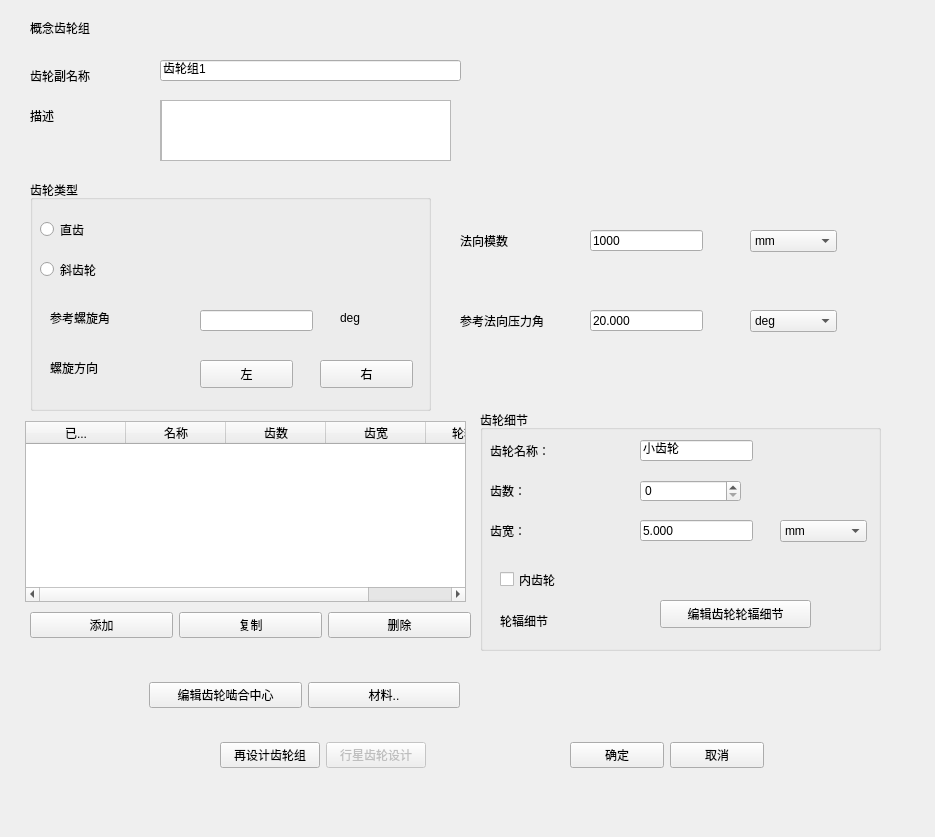
<?xml version="1.0" encoding="UTF-8"?>
<ui version="4.0">
 <class>GaiNian</class>
 <widget class="QWidget" name="GaiNian">
  <property name="geometry">
   <rect>
    <x>0</x>
    <y>0</y>
    <width>935</width>
    <height>837</height>
   </rect>
  </property>
  <property name="windowTitle">
   <string>Form</string>
  </property>
  <widget class="QLineEdit" name="lineEdit_4">
   <property name="geometry">
    <rect>
     <x>590</x>
     <y>310</y>
     <width>113</width>
     <height>21</height>
    </rect>
   </property>
   <property name="text">
    <string>20.000</string>
   </property>
  </widget>
  <widget class="QLabel" name="label_2">
   <property name="geometry">
    <rect>
     <x>30</x>
     <y>60</y>
     <width>81</width>
     <height>31</height>
    </rect>
   </property>
   <property name="text">
    <string>齿轮副名称</string>
   </property>
  </widget>
  <widget class="QLineEdit" name="lineEdit_6">
   <property name="geometry">
    <rect>
     <x>590</x>
     <y>230</y>
     <width>113</width>
     <height>21</height>
    </rect>
   </property>
   <property name="text">
    <string>1000</string>
   </property>
  </widget>
  <widget class="QGroupBox" name="groupBox">
   <property name="geometry">
    <rect>
     <x>30</x>
     <y>180</y>
     <width>401</width>
     <height>231</height>
    </rect>
   </property>
   <property name="title">
    <string>齿轮类型</string>
   </property>
   <widget class="QRadioButton" name="radioButton">
    <property name="geometry">
     <rect>
      <x>10</x>
      <y>40</y>
      <width>115</width>
      <height>19</height>
     </rect>
    </property>
    <property name="text">
     <string>直齿</string>
    </property>
   </widget>
   <widget class="QRadioButton" name="radioButton_2">
    <property name="geometry">
     <rect>
      <x>10</x>
      <y>80</y>
      <width>115</width>
      <height>19</height>
     </rect>
    </property>
    <property name="text">
     <string>斜齿轮</string>
    </property>
   </widget>
   <widget class="QLabel" name="label_4">
    <property name="geometry">
     <rect>
      <x>20</x>
      <y>130</y>
      <width>91</width>
      <height>16</height>
     </rect>
    </property>
    <property name="text">
     <string>参考螺旋角</string>
    </property>
   </widget>
   <widget class="QLabel" name="label_5">
    <property name="geometry">
     <rect>
      <x>20</x>
      <y>180</y>
      <width>191</width>
      <height>16</height>
     </rect>
    </property>
    <property name="text">
     <string>螺旋方向</string>
    </property>
   </widget>
   <widget class="QPushButton" name="leftButton">
    <property name="geometry">
     <rect>
      <x>170</x>
      <y>180</y>
      <width>93</width>
      <height>28</height>
     </rect>
    </property>
    <property name="text">
     <string>左</string>
    </property>
   </widget>
   <widget class="QPushButton" name="rightButton">
    <property name="geometry">
     <rect>
      <x>290</x>
      <y>180</y>
      <width>93</width>
      <height>28</height>
     </rect>
    </property>
    <property name="text">
     <string>右</string>
    </property>
   </widget>
   <widget class="QLineEdit" name="lineEdit">
    <property name="geometry">
     <rect>
      <x>170</x>
      <y>130</y>
      <width>113</width>
      <height>21</height>
     </rect>
    </property>
   </widget>
   <widget class="QLabel" name="label_6">
    <property name="geometry">
     <rect>
      <x>310</x>
      <y>130</y>
      <width>72</width>
      <height>15</height>
     </rect>
    </property>
    <property name="text">
     <string>deg</string>
    </property>
   </widget>
  </widget>
  <widget class="QScrollArea" name="scrollArea">
   <property name="geometry">
    <rect>
     <x>160</x>
     <y>100</y>
     <width>291</width>
     <height>61</height>
    </rect>
   </property>
   <property name="widgetResizable">
    <bool>true</bool>
   </property>
   <widget class="QWidget" name="scrollAreaWidgetContents">
    <property name="geometry">
     <rect>
      <x>0</x>
      <y>0</y>
      <width>289</width>
      <height>59</height>
     </rect>
    </property>
    <widget class="QTextEdit" name="textEdit">
     <property name="geometry">
      <rect>
       <x>0</x>
       <y>-4</y>
       <width>291</width>
       <height>71</height>
      </rect>
     </property>
     <property name="html">
      <string>&lt;!DOCTYPE HTML PUBLIC &quot;-//W3C//DTD HTML 4.0//EN&quot; &quot;http://www.w3.org/TR/REC-html40/strict.dtd&quot;&gt;
&lt;html&gt;&lt;head&gt;&lt;meta name=&quot;qrichtext&quot; content=&quot;1&quot; /&gt;&lt;meta charset=&quot;utf-8&quot; /&gt;&lt;style type=&quot;text/css&quot;&gt;
p, li { white-space: pre-wrap; }
hr { height: 1px; border-width: 0; }
li.unchecked::marker { content: &quot;\2610&quot;; }
li.checked::marker { content: &quot;\2612&quot;; }
&lt;/style&gt;&lt;/head&gt;&lt;body style=&quot; font-family:'Sans Serif'; font-size:9pt; font-weight:400; font-style:normal;&quot;&gt;
&lt;p style=&quot;-qt-paragraph-type:empty; margin-top:0px; margin-bottom:0px; margin-left:0px; margin-right:0px; -qt-block-indent:0; text-indent:0px; font-family:'SimSun';&quot;&gt;&lt;br /&gt;&lt;/p&gt;&lt;/body&gt;&lt;/html&gt;</string>
     </property>
    </widget>
   </widget>
  </widget>
  <widget class="QComboBox" name="comboBox">
   <property name="geometry">
    <rect>
     <x>750</x>
     <y>230</y>
     <width>87</width>
     <height>22</height>
    </rect>
   </property>
   <item>
    <property name="text">
     <string>mm</string>
    </property>
   </item>
   <item>
    <property name="text">
     <string>inch-1</string>
    </property>
   </item>
  </widget>
  <widget class="QComboBox" name="comboBox_2">
   <property name="geometry">
    <rect>
     <x>750</x>
     <y>310</y>
     <width>87</width>
     <height>22</height>
    </rect>
   </property>
   <item>
    <property name="text">
     <string>deg</string>
    </property>
   </item>
   <item>
    <property name="text">
     <string>rad</string>
    </property>
   </item>
   <item>
    <property name="text">
     <string>mrad</string>
    </property>
   </item>
   <item>
    <property name="text">
     <string>rev</string>
    </property>
   </item>
   <item>
    <property name="text">
     <string>grad</string>
    </property>
   </item>
  </widget>
  <widget class="QLineEdit" name="lineEdit_2">
   <property name="geometry">
    <rect>
     <x>160</x>
     <y>60</y>
     <width>301</width>
     <height>21</height>
    </rect>
   </property>
   <property name="text">
    <string>齿轮组1</string>
   </property>
  </widget>
  <widget class="QLabel" name="label_7">
   <property name="geometry">
    <rect>
     <x>30</x>
     <y>100</y>
     <width>91</width>
     <height>31</height>
    </rect>
   </property>
   <property name="text">
    <string>描述</string>
   </property>
  </widget>
  <widget class="QLabel" name="label_9">
   <property name="geometry">
    <rect>
     <x>460</x>
     <y>300</y>
     <width>141</width>
     <height>41</height>
    </rect>
   </property>
   <property name="text">
    <string>参考法向压力角</string>
   </property>
  </widget>
  <widget class="QLabel" name="label">
   <property name="geometry">
    <rect>
     <x>30</x>
     <y>20</y>
     <width>91</width>
     <height>16</height>
    </rect>
   </property>
   <property name="text">
    <string>概念齿轮组</string>
   </property>
  </widget>
  <widget class="QLabel" name="label_8">
   <property name="geometry">
    <rect>
     <x>460</x>
     <y>220</y>
     <width>141</width>
     <height>41</height>
    </rect>
   </property>
   <property name="text">
    <string>法向模数</string>
   </property>
  </widget>
  <widget class="QGroupBox" name="groupBox_2">
   <property name="geometry">
    <rect>
     <x>480</x>
     <y>410</y>
     <width>401</width>
     <height>241</height>
    </rect>
   </property>
   <property name="title">
    <string>齿轮细节</string>
   </property>
   <widget class="QLabel" name="label_11">
    <property name="geometry">
     <rect>
      <x>10</x>
      <y>20</y>
      <width>141</width>
      <height>41</height>
     </rect>
    </property>
    <property name="text">
     <string>齿轮名称：</string>
    </property>
   </widget>
   <widget class="QLabel" name="label_12">
    <property name="geometry">
     <rect>
      <x>10</x>
      <y>60</y>
      <width>141</width>
      <height>41</height>
     </rect>
    </property>
    <property name="text">
     <string>齿数：</string>
    </property>
   </widget>
   <widget class="QLabel" name="label_14">
    <property name="geometry">
     <rect>
      <x>10</x>
      <y>100</y>
      <width>141</width>
      <height>41</height>
     </rect>
    </property>
    <property name="text">
     <string>齿宽：</string>
    </property>
   </widget>
   <widget class="QLineEdit" name="lineEdit_3">
    <property name="geometry">
     <rect>
      <x>160</x>
      <y>30</y>
      <width>113</width>
      <height>21</height>
     </rect>
    </property>
    <property name="text">
     <string>小齿轮</string>
    </property>
   </widget>
   <widget class="QSpinBox" name="spinBox">
    <property name="geometry">
     <rect>
      <x>160</x>
      <y>70</y>
      <width>101</width>
      <height>22</height>
     </rect>
    </property>
   </widget>
   <widget class="QLineEdit" name="lineEdit_5">
    <property name="geometry">
     <rect>
      <x>160</x>
      <y>110</y>
      <width>113</width>
      <height>21</height>
     </rect>
    </property>
    <property name="text">
     <string>5.000</string>
    </property>
   </widget>
   <widget class="QLabel" name="label_15">
    <property name="geometry">
     <rect>
      <x>20</x>
      <y>190</y>
      <width>141</width>
      <height>41</height>
     </rect>
    </property>
    <property name="text">
     <string>轮辐细节</string>
    </property>
   </widget>
   <widget class="QPushButton" name="editButton">
    <property name="geometry">
     <rect>
      <x>180</x>
      <y>190</y>
      <width>151</width>
      <height>28</height>
     </rect>
    </property>
    <property name="text">
     <string>编辑齿轮轮辐细节</string>
    </property>
   </widget>
   <widget class="QCheckBox" name="checkBox">
    <property name="geometry">
     <rect>
      <x>20</x>
      <y>160</y>
      <width>91</width>
      <height>19</height>
     </rect>
    </property>
    <property name="text">
     <string>内齿轮</string>
    </property>
   </widget>
   <widget class="QComboBox" name="comboBox_3">
    <property name="geometry">
     <rect>
      <x>300</x>
      <y>110</y>
      <width>87</width>
      <height>22</height>
     </rect>
    </property>
    <item>
     <property name="text">
      <string>mm</string>
     </property>
    </item>
    <item>
     <property name="text">
      <string>cm</string>
     </property>
    </item>
    <item>
     <property name="text">
      <string>dm</string>
     </property>
    </item>
    <item>
     <property name="text">
      <string>ft</string>
     </property>
    </item>
    <item>
     <property name="text">
      <string>feet</string>
     </property>
    </item>
    <item>
     <property name="text">
      <string>yd</string>
     </property>
    </item>
    <item>
     <property name="text">
      <string>in</string>
     </property>
    </item>
    <item>
     <property name="text">
      <string>inch</string>
     </property>
    </item>
    <item>
     <property name="text">
      <string>m</string>
     </property>
    </item>
    <item>
     <property name="text">
      <string>metre</string>
     </property>
    </item>
   </widget>
  </widget>
  <widget class="QWidget" name="layoutWidget">
   <property name="geometry">
    <rect>
     <x>30</x>
     <y>610</y>
     <width>441</width>
     <height>30</height>
    </rect>
   </property>
   <layout class="QHBoxLayout" name="horizontalLayout">
    <item>
     <widget class="QPushButton" name="addButton">
      <property name="text">
       <string>添加</string>
      </property>
     </widget>
    </item>
    <item>
     <widget class="QPushButton" name="copyButton">
      <property name="text">
       <string>复制</string>
      </property>
     </widget>
    </item>
    <item>
     <widget class="QPushButton" name="deleteButton">
      <property name="text">
       <string>删除</string>
      </property>
     </widget>
    </item>
   </layout>
  </widget>
  <widget class="QWidget" name="layoutWidget">
   <property name="geometry">
    <rect>
     <x>149</x>
     <y>680</y>
     <width>311</width>
     <height>30</height>
    </rect>
   </property>
   <layout class="QHBoxLayout" name="horizontalLayout_2">
    <item>
     <widget class="QPushButton" name="editMeshing">
      <property name="text">
       <string>编辑齿轮啮合中心</string>
      </property>
     </widget>
    </item>
    <item>
     <widget class="QPushButton" name="editMaterial">
      <property name="text">
       <string>材料..</string>
      </property>
     </widget>
    </item>
   </layout>
  </widget>
  <widget class="QWidget" name="layoutWidget">
   <property name="geometry">
    <rect>
     <x>220</x>
     <y>740</y>
     <width>206</width>
     <height>30</height>
    </rect>
   </property>
   <layout class="QHBoxLayout" name="horizontalLayout_3">
    <item>
     <widget class="QPushButton" name="reDesignButton">
      <property name="text">
       <string>再设计齿轮组</string>
      </property>
     </widget>
    </item>
    <item>
     <widget class="QPushButton" name="pushButton_10">
      <property name="enabled">
       <bool>false</bool>
      </property>
      <property name="text">
       <string>行星齿轮设计</string>
      </property>
     </widget>
    </item>
   </layout>
  </widget>
  <widget class="QWidget" name="layoutWidget">
   <property name="geometry">
    <rect>
     <x>570</x>
     <y>740</y>
     <width>194</width>
     <height>30</height>
    </rect>
   </property>
   <layout class="QHBoxLayout" name="horizontalLayout_4">
    <item>
     <widget class="QPushButton" name="confirmButton">
      <property name="text">
       <string>确定</string>
      </property>
     </widget>
    </item>
    <item>
     <widget class="QPushButton" name="cancelButton">
      <property name="text">
       <string>取消</string>
      </property>
     </widget>
    </item>
   </layout>
  </widget>
  <widget class="QTableWidget" name="tableWidget">
   <property name="geometry">
    <rect>
     <x>25</x>
     <y>421</y>
     <width>441</width>
     <height>181</height>
    </rect>
   </property>
   <property name="showGrid">
    <bool>false</bool>
   </property>
   <attribute name="horizontalHeaderVisible">
    <bool>true</bool>
   </attribute>
   <attribute name="verticalHeaderVisible">
    <bool>false</bool>
   </attribute>
   <column>
    <property name="text">
     <string>已...</string>
    </property>
   </column>
   <column>
    <property name="text">
     <string>名称</string>
    </property>
   </column>
   <column>
    <property name="text">
     <string>齿数</string>
    </property>
   </column>
   <column>
    <property name="text">
     <string>齿宽</string>
    </property>
   </column>
   <column>
    <property name="text">
     <string>轮辐类型</string>
    </property>
   </column>
  </widget>
 </widget>
 <resources/>
 <connections/>
</ui>
